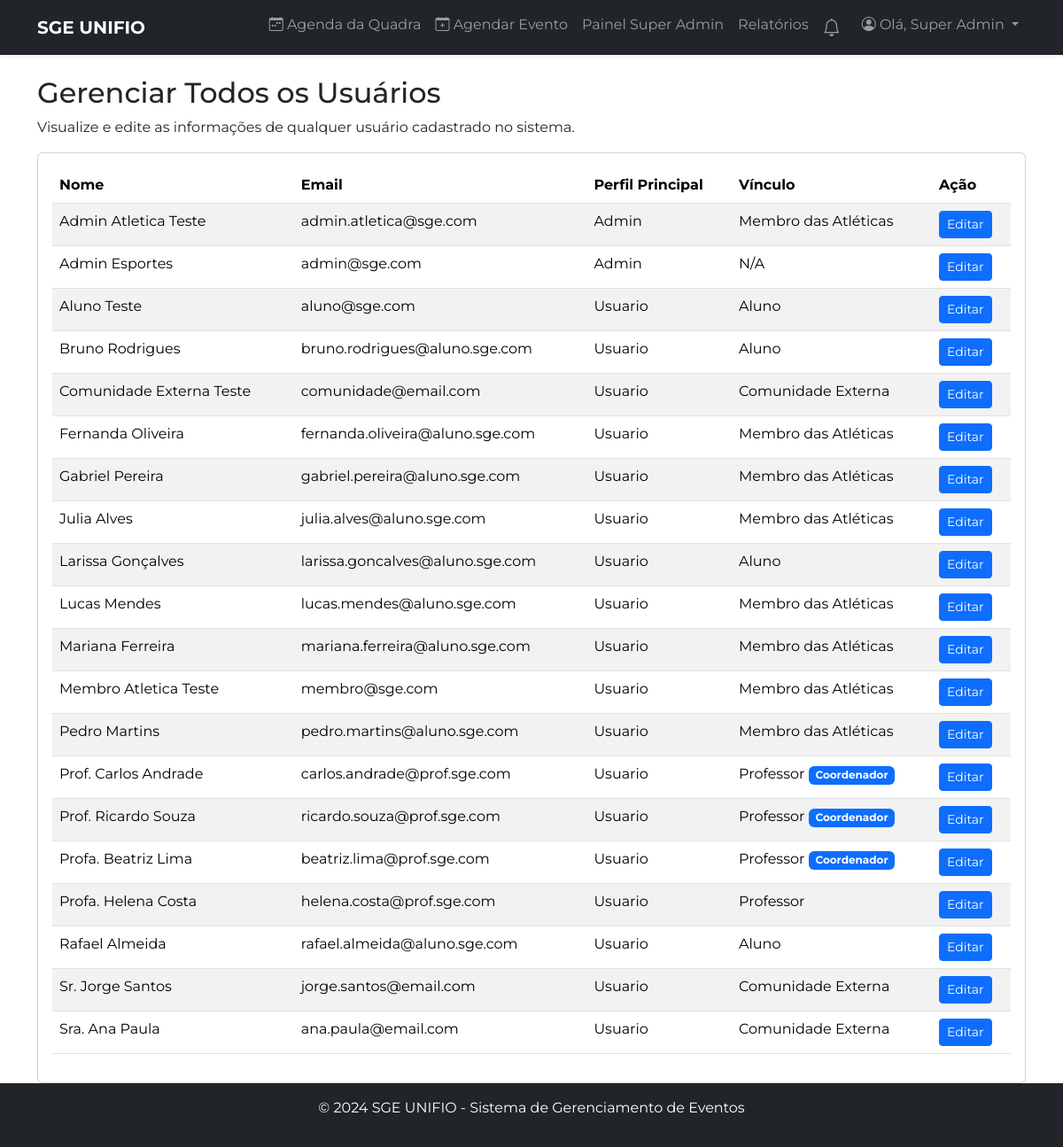
The app's page /superadmin/usuarios (signed in) with its own data.
### tables this page shows
CREATE TABLE `usuarios` (
  `id` int NOT NULL,
  `nome` varchar(255) NOT NULL,
  `email` varchar(255) NOT NULL,
  `senha` varchar(255) NOT NULL,
  `ra` varchar(20) DEFAULT NULL,
  `data_nascimento` date DEFAULT NULL,
  `telefone` varchar(20) DEFAULT NULL,
  `curso_id` int DEFAULT NULL,
  `role` enum('usuario','admin','superadmin') NOT NULL DEFAULT 'usuario',
  `atletica_id` int DEFAULT NULL,
  `tipo_usuario_detalhado` enum('Membro das Atléticas','Professor','Aluno','Comunidade Externa') DEFAULT NULL,
  `is_coordenador` tinyint(1) NOT NULL DEFAULT '0',
  `atletica_join_status` enum('none','pendente','aprovado') NOT NULL DEFAULT 'none',
  `login_code` varchar(6) DEFAULT NULL,
  `login_code_expires` datetime DEFAULT NULL,
  `reset_token` varchar(255) DEFAULT NULL,
  `reset_token_expires` datetime DEFAULT NULL
);

### src/Controller/SuperAdminController.php (called while the page is built, shortened)
<?php
class SuperAdminController extends BaseController
{
    public function gerenciarUsuarios()
    {
        $userRepo = $this->repository('UsuarioRepository');
        $usuarios = $userRepo->findAllExcept(Auth::id());
        view('super_admin/gerenciar-usuarios', [
            'title' => 'Gerenciar Usuários',
            'usuarios' => $usuarios
        ]);
    }
}

### public/index.php (called while the page is built, shortened)
<?php
$url = $_GET['url'] ?? '/';
if ($url !== '/') {
    $url = '/' . rtrim($url, '/');
}
$method = $_SERVER['REQUEST_METHOD'];
try {
    Application\Core\Router::dispatch($url, $method);
} catch (Exception $e) {
    if (ob_get_level() > 0) ob_end_clean();
    http_response_code(500);
    echo "<h1>Erro na Aplicação</h1>";
    echo "<p>Ocorreu um erro inesperado. Detalhes:</p>";
    echo "<pre>" . htmlspecialchars($e->getMessage()) . "</pre>";
}

### src/Controller/BaseController.php (called while the page is built, shortened)
<?php
abstract class BaseController
{
    protected function repository(string $repositoryName)
    {
        $className = "Application\\Repository\\" . $repositoryName;
        return new $className();
    }
}

### src/Core/Connection.php (called while the page is built, shortened)
<?php
class Connection
{
    private static ?PDO $instance = null;
    public static function getInstance(): PDO
    {
        if (self::$instance === null) {
            $host = getenv('DB_HOST');
            $dbname = getenv('DB_NAME');
            $username = getenv('DB_USER');
            $password = getenv('DB_PASS');
            $charset = 'utf8mb4';
            $dsn = "mysql:host={$host};dbname={$dbname};charset={$charset}";
            $options = [
                PDO::ATTR_ERRMODE            => PDO::ERRMODE_EXCEPTION,
                PDO::ATTR_DEFAULT_FETCH_MODE => PDO::FETCH_ASSOC,
                PDO::ATTR_EMULATE_PREPARES   => false,
            ];
            try {
                self::$instance = new PDO($dsn, $username, $password, $options);
            } catch (PDOException $e) {
                die('Erro de conexão com o banco de dados: ' . $e->getMessage());
            }
        }
        return self::$instance;
    }
}

### src/Core/Auth.php (called while the page is built, shortened)
<?php
class Auth
{
    public static function check(): bool
    {
        return isset($_SESSION['loggedin']) && $_SESSION['loggedin'] === true;
    }
    public static function id(): ?int
    {
        return self::check() ? (int)$_SESSION['id'] : null;
    }
}

### src/Repository/UsuarioRepository.php (called while the page is built, shortened)
<?php
class UsuarioRepository
{
    private $pdo;
    public function __construct()
    {
        $this->pdo = Connection::getInstance();
    }
    public function findAllExcept(int $userIdToExclude): array
    {
        $sql = "SELECT id, nome, email, role, tipo_usuario_detalhado, is_coordenador
                FROM usuarios
                WHERE id != :user_id
                ORDER BY nome ASC";
        $stmt = $this->pdo->prepare($sql);
        $stmt->bindValue(':user_id', $userIdToExclude, PDO::PARAM_INT);
        $stmt->execute();
        return $stmt->fetchAll();
    }
}

### views/super_admin/gerenciar-usuarios.view.php (the view, shortened to what this page needs)
<h2>Gerenciar Todos os Usuários</h2>
<p>Visualize e edite as informações de qualquer usuário cadastrado no sistema.</p>
<div class="card">
    <div class="card-body">
        <div class="table-responsive">
            <table class="table table-striped">
                <thead>
                <tr>
                    <th>Nome</th>
                    <th>Email</th>
                    <th>Perfil Principal</th>
                    <th>Vínculo</th>
                    <th>Ação</th>
                </tr>
                </thead>
                <tbody>
                <?php foreach ($usuarios as $user): ?>
                    <tr>
                        <td><?php echo htmlspecialchars($user['nome']); ?></td>
                        <td><?php echo htmlspecialchars($user['email']); ?></td>
                        <td><?php echo ucfirst($user['role']); ?></td>
                        <td>
                            <?php echo htmlspecialchars($user['tipo_usuario_detalhado'] ?? 'N/A'); ?>
                            <?php if ($user['is_coordenador']): ?>
                                <span class='badge bg-primary'>Coordenador</span>
                            <?php endif; ?>
                        </td>
                        <td>
                            <a href="/superadmin/usuario/editar?id=<?php echo $user['id']; ?>" class="btn btn-sm btn-primary">Editar</a>
                        </td>
                    </tr>
                <?php endforeach; ?>
                </tbody>
            </table>
        </div>
    </div>
</div>

### public/css/default.css (style rules this page uses)
body { font-family: 'Montserrat', Arial, sans-serif; }

### records on screen
usuarios: nome "Admin Atletica Teste", email "admin.atletica@sge.com", role "Admin", tipo_usuario_detalhado "Membro das Atléticas"
usuarios: nome "Admin Esportes", email "admin@sge.com", role "Admin", tipo_usuario_detalhado "N/A"
usuarios: nome "Aluno Teste", email "aluno@sge.com", role "Usuario", tipo_usuario_detalhado "Aluno"
usuarios: nome "Bruno Rodrigues", email "bruno.rodrigues@aluno.sge.com", role "Usuario", tipo_usuario_detalhado "Aluno"
usuarios: nome "Comunidade Externa Teste", email "comunidade@email.com", role "Usuario", tipo_usuario_detalhado "Comunidade Externa"
usuarios: nome "Fernanda Oliveira", email "fernanda.oliveira@aluno.sge.com", role "Usuario", tipo_usuario_detalhado "Membro das Atléticas"
usuarios: nome "Gabriel Pereira", email "gabriel.pereira@aluno.sge.com", role "Usuario", tipo_usuario_detalhado "Membro das Atléticas"
usuarios: nome "Julia Alves", email "julia.alves@aluno.sge.com", role "Usuario", tipo_usuario_detalhado "Membro das Atléticas"
usuarios: nome "Larissa Gonçalves", email "larissa.goncalves@aluno.sge.com", role "Usuario", tipo_usuario_detalhado "Aluno"
usuarios: nome "Lucas Mendes", email "lucas.mendes@aluno.sge.com", role "Usuario", tipo_usuario_detalhado "Membro das Atléticas"
usuarios: nome "Mariana Ferreira", email "mariana.ferreira@aluno.sge.com", role "Usuario", tipo_usuario_detalhado "Membro das Atléticas"
usuarios: nome "Membro Atletica Teste", email "membro@sge.com", role "Usuario", tipo_usuario_detalhado "Membro das Atléticas"
usuarios: nome "Pedro Martins", email "pedro.martins@aluno.sge.com", role "Usuario", tipo_usuario_detalhado "Membro das Atléticas"
usuarios: nome "Prof. Carlos Andrade", email "carlos.andrade@prof.sge.com", role "Usuario", tipo_usuario_detalhado "Professor", is_coordenador "Coordenador"
usuarios: nome "Prof. Ricardo Souza", email "ricardo.souza@prof.sge.com", role "Usuario", tipo_usuario_detalhado "Professor", is_coordenador "Coordenador"
usuarios: nome "Profa. Beatriz Lima", email "beatriz.lima@prof.sge.com", role "Usuario", tipo_usuario_detalhado "Professor", is_coordenador "Coordenador"
usuarios: nome "Profa. Helena Costa", email "helena.costa@prof.sge.com", role "Usuario", tipo_usuario_detalhado "Professor"
usuarios: nome "Rafael Almeida", email "rafael.almeida@aluno.sge.com", role "Usuario", tipo_usuario_detalhado "Aluno"
usuarios: nome "Sr. Jorge Santos", email "jorge.santos@email.com", role "Usuario", tipo_usuario_detalhado "Comunidade Externa"
usuarios: nome "Sra. Ana Paula", email "ana.paula@email.com", role "Usuario", tipo_usuario_detalhado "Comunidade Externa"

### other values on screen
Auth::name() "Super Admin"
